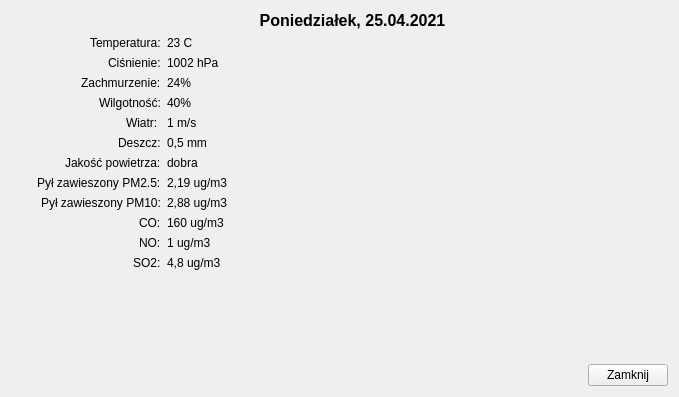
<?xml version="1.0" encoding="UTF-8"?>
<ui version="4.0">
 <class>InfoWindow</class>
 <widget class="QWidget" name="InfoWindow">
  <property name="enabled">
   <bool>true</bool>
  </property>
  <property name="geometry">
   <rect>
    <x>0</x>
    <y>0</y>
    <width>679</width>
    <height>397</height>
   </rect>
  </property>
  <property name="windowTitle">
   <string>Form</string>
  </property>
  <layout class="QHBoxLayout" name="horizontalLayout_2">
   <item>
    <layout class="QVBoxLayout" name="verticalLayout_3">
     <item>
      <widget class="QLabel" name="_pLabel_Map">
       <property name="text">
        <string/>
       </property>
       <property name="pixmap">
        <pixmap resource="../res/app-images.qrc">:/maps/img/mapa.png</pixmap>
       </property>
      </widget>
     </item>
     <item>
      <spacer name="verticalSpacer_2">
       <property name="orientation">
        <enum>Qt::Vertical</enum>
       </property>
       <property name="sizeHint" stdset="0">
        <size>
         <width>20</width>
         <height>40</height>
        </size>
       </property>
      </spacer>
     </item>
    </layout>
   </item>
   <item>
    <layout class="QVBoxLayout" name="verticalLayout">
     <item>
      <widget class="QLabel" name="_pLabel_Data">
       <property name="font">
        <font>
         <pointsize>12</pointsize>
         <weight>75</weight>
         <bold>true</bold>
        </font>
       </property>
       <property name="text">
        <string>Poniedziałek, 25.04.2021</string>
       </property>
       <property name="alignment">
        <set>Qt::AlignCenter</set>
       </property>
      </widget>
     </item>
     <item>
      <layout class="QFormLayout" name="formLayout">
       <property name="labelAlignment">
        <set>Qt::AlignRight|Qt::AlignTrailing|Qt::AlignVCenter</set>
       </property>
       <item row="0" column="0">
        <widget class="QLabel" name="_pLabel_Temp">
         <property name="text">
          <string>Temperatura:</string>
         </property>
        </widget>
       </item>
       <item row="0" column="1">
        <widget class="QLabel" name="_pLabel_TempVal">
         <property name="text">
          <string>23 C</string>
         </property>
        </widget>
       </item>
       <item row="1" column="0">
        <widget class="QLabel" name="_pLabel_Pressure">
         <property name="text">
          <string>Ciśnienie:</string>
         </property>
        </widget>
       </item>
       <item row="1" column="1">
        <widget class="QLabel" name="_pLabel_Pressure_2">
         <property name="text">
          <string>1002 hPa</string>
         </property>
        </widget>
       </item>
       <item row="2" column="0">
        <widget class="QLabel" name="_pLabel_Clouds">
         <property name="text">
          <string>Zachmurzenie:</string>
         </property>
        </widget>
       </item>
       <item row="2" column="1">
        <widget class="QLabel" name="_pLabel_Clouds_2">
         <property name="text">
          <string>24%</string>
         </property>
        </widget>
       </item>
       <item row="3" column="0">
        <widget class="QLabel" name="_pLabel_Humidity">
         <property name="text">
          <string>Wilgotność:</string>
         </property>
        </widget>
       </item>
       <item row="3" column="1">
        <widget class="QLabel" name="_pLabel_Humidity_2">
         <property name="text">
          <string>40%</string>
         </property>
        </widget>
       </item>
       <item row="4" column="0">
        <widget class="QLabel" name="_pLabel_Wind">
         <property name="text">
          <string>Wiatr: </string>
         </property>
        </widget>
       </item>
       <item row="4" column="1">
        <widget class="QLabel" name="_pLabel_Wind_2">
         <property name="text">
          <string>1 m/s</string>
         </property>
        </widget>
       </item>
       <item row="5" column="0">
        <widget class="QLabel" name="_pLabel_Rain">
         <property name="text">
          <string>Deszcz:</string>
         </property>
        </widget>
       </item>
       <item row="5" column="1">
        <widget class="QLabel" name="_pLabel_Rain_2">
         <property name="text">
          <string>0,5 mm</string>
         </property>
        </widget>
       </item>
       <item row="6" column="0">
        <widget class="QLabel" name="_pLabel_AirQuality">
         <property name="text">
          <string>Jakość powietrza:</string>
         </property>
        </widget>
       </item>
       <item row="6" column="1">
        <widget class="QLabel" name="_pLabel_AirQuality_2">
         <property name="text">
          <string>dobra</string>
         </property>
        </widget>
       </item>
       <item row="7" column="0">
        <widget class="QLabel" name="_pLabel_PM25">
         <property name="text">
          <string>Pył zawieszony PM2.5:</string>
         </property>
        </widget>
       </item>
       <item row="7" column="1">
        <widget class="QLabel" name="_pLabel_PM25_2">
         <property name="text">
          <string>2,19 ug/m3</string>
         </property>
        </widget>
       </item>
       <item row="8" column="0">
        <widget class="QLabel" name="_pLabel_PM10">
         <property name="text">
          <string>Pył zawieszony PM10:</string>
         </property>
        </widget>
       </item>
       <item row="8" column="1">
        <widget class="QLabel" name="_pLabel_PM10_2">
         <property name="text">
          <string>2,88 ug/m3</string>
         </property>
        </widget>
       </item>
       <item row="9" column="0">
        <widget class="QLabel" name="_pLabel_CO">
         <property name="text">
          <string>CO:</string>
         </property>
        </widget>
       </item>
       <item row="9" column="1">
        <widget class="QLabel" name="_pLabel_CO_2">
         <property name="text">
          <string>160 ug/m3</string>
         </property>
        </widget>
       </item>
       <item row="10" column="0">
        <widget class="QLabel" name="_pLabel_NO">
         <property name="text">
          <string>NO:</string>
         </property>
        </widget>
       </item>
       <item row="10" column="1">
        <widget class="QLabel" name="_pLabel_NO_2">
         <property name="text">
          <string>1 ug/m3</string>
         </property>
        </widget>
       </item>
       <item row="11" column="0">
        <widget class="QLabel" name="_pLabel_SO2">
         <property name="text">
          <string>SO2:</string>
         </property>
        </widget>
       </item>
       <item row="11" column="1">
        <widget class="QLabel" name="_pLabel_SO2_2">
         <property name="text">
          <string>4,8 ug/m3</string>
         </property>
        </widget>
       </item>
      </layout>
     </item>
     <item>
      <spacer name="verticalSpacer">
       <property name="orientation">
        <enum>Qt::Vertical</enum>
       </property>
       <property name="sizeHint" stdset="0">
        <size>
         <width>20</width>
         <height>40</height>
        </size>
       </property>
      </spacer>
     </item>
     <item>
      <layout class="QHBoxLayout" name="horizontalLayout">
       <item>
        <spacer name="horizontalSpacer">
         <property name="orientation">
          <enum>Qt::Horizontal</enum>
         </property>
         <property name="sizeHint" stdset="0">
          <size>
           <width>40</width>
           <height>20</height>
          </size>
         </property>
        </spacer>
       </item>
       <item>
        <widget class="QPushButton" name="_wPrzycisk_Zamknij">
         <property name="text">
          <string>Zamknij</string>
         </property>
        </widget>
       </item>
      </layout>
     </item>
    </layout>
   </item>
  </layout>
 </widget>
 <resources>
  <include location="../res/app-images.qrc"/>
 </resources>
 <connections/>
</ui>
